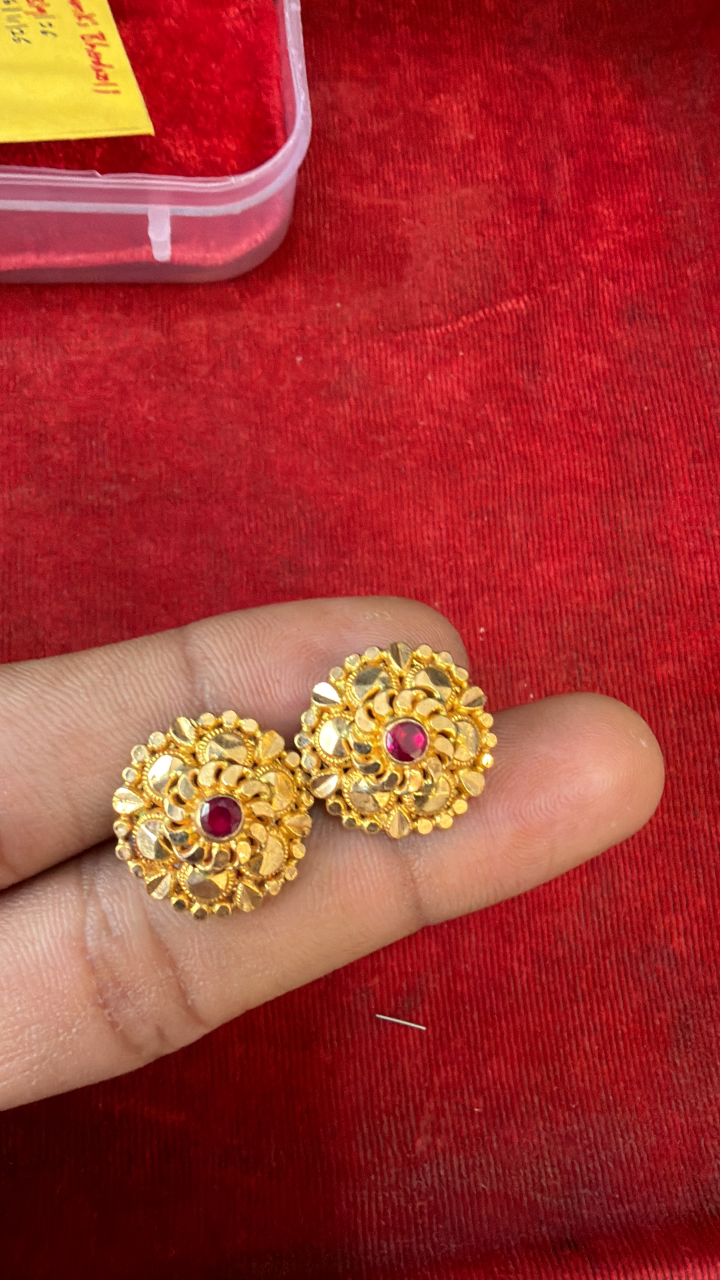
#> input picture assets/raw-jewellery/extracted/01_Earrings_Set_1_0423/IMG_0423.JPG.jpeg, 2160 x 3840 px, found by its file name (shown at 1/3 size)
$ python test_pipeline.py
#> lines starting #> are read from the running program, lines starting #| are printed output that depends on the picture; after the words box and inside, x2 and y2 are one past the last pixel; in counts of white or black regions, pixels touching at a corner belong together
import os
import cv2
import numpy as np
from PIL import Image

# Test segmentation and background replacement on IMG_0423 (Earrings Set 1)
raw_path = os.path.join('assets', 'raw-jewellery', 'extracted', '01_Earrings_Set_1_0423', 'IMG_0423.JPG.jpeg')
img = cv2.imread(raw_path)
#> img is the input picture: shape (3840, 2160, 3); mean B, G, R 49.7, 54.7, 163.7
h, w = img.shape[:2]

# Downscale slightly for test if huge, but let's test full or half res
scale = 0.5
small = cv2.resize(img, (int(w*scale), int(h*scale)), interpolation=cv2.INTER_AREA)
sh, sw = small.shape[:2]

# Red velvet background segmentation
# Convert to HSV and LAB
hsv = cv2.cvtColor(small, cv2.COLOR_BGR2HSV)
#> hsv: shape (1920, 1080, 3); mean H, S, V 119, 196, 163.9
lab = cv2.cvtColor(small, cv2.COLOR_BGR2LAB)
#> lab: shape (1920, 1080, 3); mean of channels 0, 1, 2 104.7, 169, 158.4

# Red in HSV: H < 12 or H > 168, S > 50, V > 40
m1 = cv2.inRange(hsv, np.array([0, 45, 30]), np.array([12, 255, 255]))
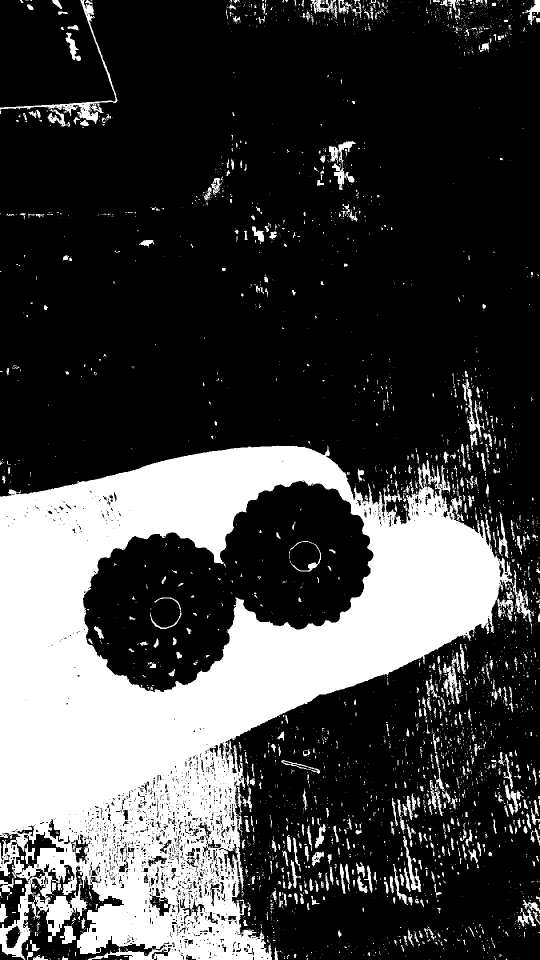
#> m1: shape (1920, 1080) (shown at 1/2 size); 26.6% white; 3559 white regions (2992 under 20 px), largest, box (x1, y1, x2, y2) and area: (0, 891, 1026, 1920) 485481, (0, 0, 235, 248) 3354, (658, 282, 712, 380) 1684
m2 = cv2.inRange(hsv, np.array([168, 45, 30]), np.array([180, 255, 255]))
#> m2: shape (1920, 1080); 64.7% white; 3455 black regions (2924 under 20 px), largest, box (x1, y1, x2, y2) and area: (0, 891, 1026, 1920) 620383, (0, 0, 235, 248) 44584, (57, 3, 464, 386) 9364
red_bg = m1 | m2
#> red_bg: shape (1920, 1080); 91.2% white; 109 black regions (95 under 20 px), largest, box (x1, y1, x2, y2) and area: (166, 962, 747, 1384) 131340, (0, 0, 231, 215) 40047, (57, 3, 464, 386) 9364

# Also in LAB, red velvet has high A channel (A > 145)
lab_red = lab[:, :, 1] > 140
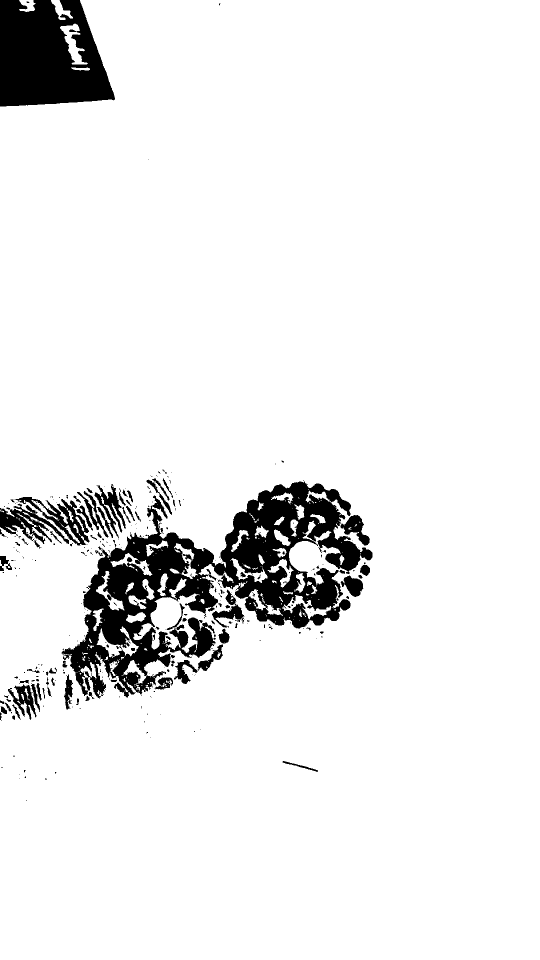
#> lab_red: shape (1920, 1080) bool (shown at 1/2 size); 92.4% white; 354 black regions (258 under 20 px), largest, box (x1, y1, x2, y2) and area: (123, 963, 745, 1397) 91580, (0, 0, 230, 213) 37538, (0, 1007, 138, 1088) 3897
red_bg = red_bg | lab_red

# Exclude bottom skin/fingers if present
ycrcb = cv2.cvtColor(small, cv2.COLOR_BGR2YCrCb)
#> ycrcb: shape (1920, 1080, 3); mean of channels 0, 1, 2 86.9, 182.9, 107.1
skin = (cv2.inRange(ycrcb, np.array([0, 133, 77]), np.array([255, 173, 127])) > 0) & \
       (cv2.inRange(hsv, np.array([0, 30, 80]), np.array([25, 170, 255])) > 0)
#> skin: shape (1920, 1080) bool; 19.8% white; 540 white regions (426 under 20 px), largest, box (x1, y1, x2, y2) and area: (0, 894, 996, 1667) 383554, (611, 991, 678, 1072) 2282, (516, 1158, 601, 1223) 2271

# Object is NOT red and NOT skin (for pure jewellery extraction)
# In IMG_0423, fingers are at the bottom hook / base
jewel_fg = (~red_bg) & (~skin)
#> jewel_fg: shape (1920, 1080); values 0 (black) and 1 (white), 3.7% white; 563 white regions (412 under 20 px), largest, box (x1, y1, x2, y2) and area: (0, 0, 230, 213) 37126, (452, 994, 581, 1150) 5710, (469, 1150, 680, 1249) 3622

# Morphological cleanup
kernel = cv2.getStructuringElement(cv2.MORPH_ELLIPSE, (3, 3))
jewel_fg = cv2.morphologyEx(jewel_fg.astype(np.uint8)*255, cv2.MORPH_OPEN, kernel)
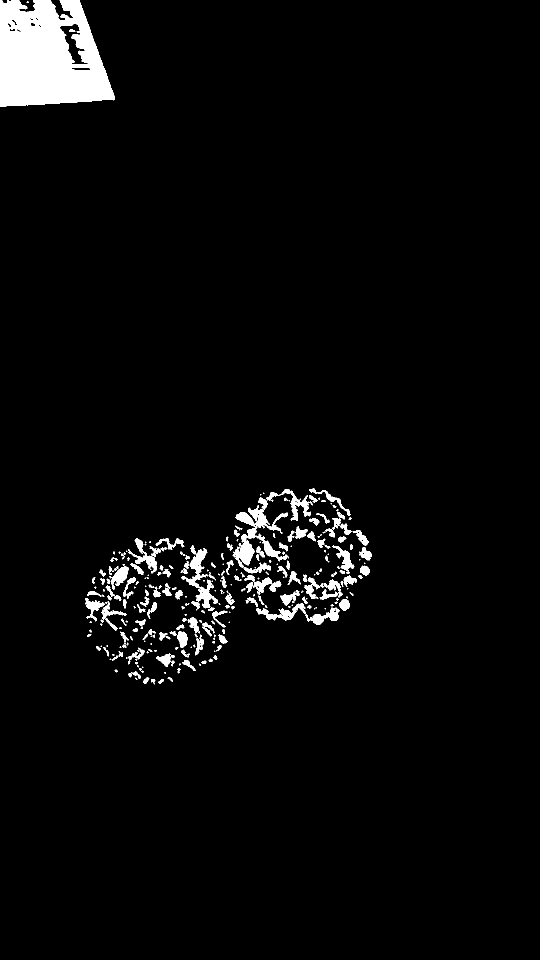
#> jewel_fg: shape (1920, 1080) (shown at 1/2 size); 3.5% white; 316 white regions (128 under 20 px)

# Find main earring contour
cnts, _ = cv2.findContours(jewel_fg, cv2.RETR_EXTERNAL, cv2.CHAIN_APPROX_SIMPLE)
#> cnts = 315 contours, 165 with area under 20; largest, box (x1, y1, x2, y2) and area: (0, 0, 230, 213) 38775, (465, 1010, 578, 1136) 3936, (363, 1090, 436, 1217) 2190, (533, 978, 626, 1042) 1110, (512, 1206, 612, 1241) 1029
large_cnts = [c for c in cnts if cv2.contourArea(c) > (sw*sh*0.01)]
#> large_cnts = 1 contour; box (x1, y1, x2, y2) and area: (0, 0, 230, 213) 38775

mask = np.zeros((sh, sw), dtype=np.uint8)
cv2.drawContours(mask, large_cnts, -1, 255, -1)
#> mask: shape (1920, 1080); 1.9% white; 1 white region, box (x1, y1, x2, y2) and area: (0, 0, 230, 213) 39274
# Slight feathering on edge
mask_blur = cv2.GaussianBlur(mask, (5, 5), 1.5)
alpha = (mask_blur.astype(np.float32) / 255.0)[:, :, np.newaxis]

# Create warm ivory luxury studio background (e.g. #F8F6F0 = RGB 248, 246, 240 -> BGR 240, 246, 248)
bg = np.ones((sh, sw, 3), dtype=np.float32)
# Subtle soft radial vignette
y_coords, x_coords = np.ogrid[:sh, :sw]
center_dist = np.sqrt(((x_coords - sw/2)/(sw/2))**2 + ((y_coords - sh/2)/(sh/2))**2)
vignette = 1.0 - 0.04 * np.clip(center_dist, 0, 1.5)
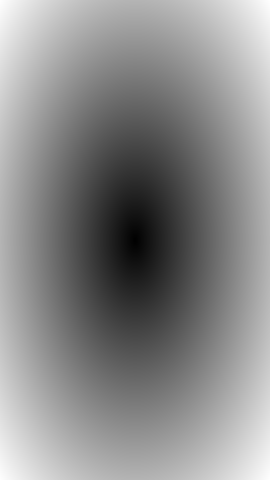
#> center_dist: shape (1920, 1080) float64 (shown at 1/4 size); min 0, max 1.41, mean 0.765; drawn with min black and max white
bg[:, :, 0] = 238 * vignette
bg[:, :, 1] = 244 * vignette
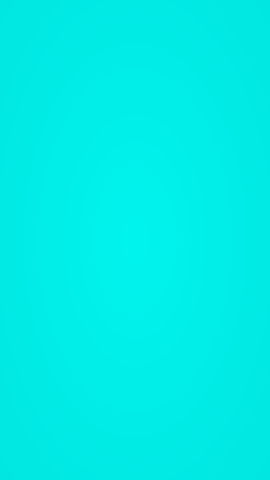
#> bg: shape (1920, 1080, 3) float32 (shown at 1/4 size); mean of channels 0, 1, 2 228.2, 232.9, 1; drawn as B, G, R
bg[:, :, 2] = 247 * vignette

# Generate soft drop shadow from mask
shadow_mask = cv2.GaussianBlur(mask, (31, 31), 10)
# Shift shadow slightly down and right
M = np.float32([[1, 0, 8], [0, 1, 14]])
shifted_shadow = cv2.warpAffine(shadow_mask, M, (sw, sh))
shadow_alpha = (shifted_shadow.astype(np.float32) / 255.0) * 0.28
shadow_alpha = shadow_alpha[:, :, np.newaxis]

# Apply shadow to background
bg = bg * (1.0 - shadow_alpha)

# Composite jewellery
comp = small.astype(np.float32) * alpha + bg * (1.0 - alpha)
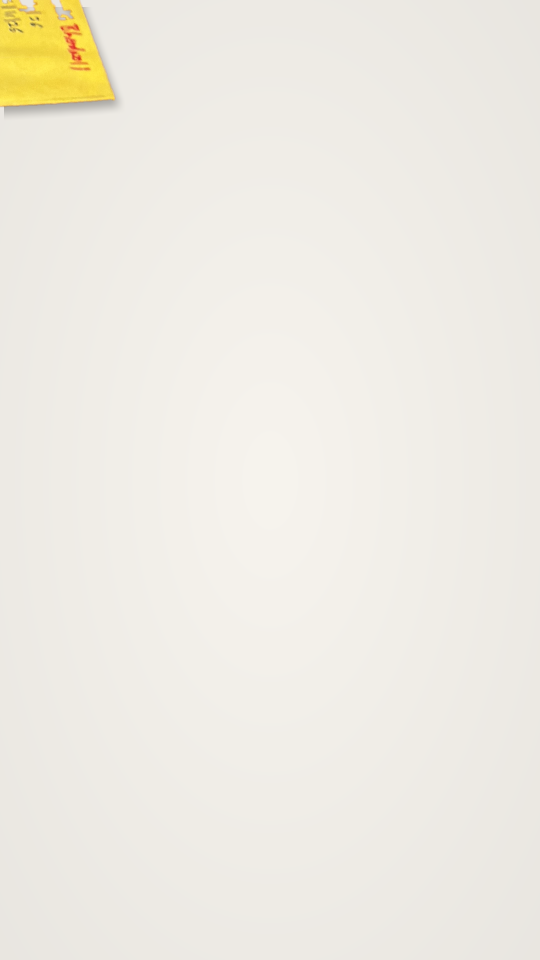
#> comp: shape (1920, 1080, 3) float32 (shown at 1/2 size); mean B, G, R 225.3, 232.4, 237.6
comp = np.clip(comp, 0, 255).astype(np.uint8)

os.makedirs('scripts/test_out', exist_ok=True)
cv2.imwrite('scripts/test_out/test_comp_0423.jpg', comp)
print("Test composite saved to scripts/test_out/test_comp_0423.jpg")

$ run again, with assets/raw-jewellery/extracted/01_Earrings_Set_1_0423/IMG_0428.JPG.jpeg copied over assets/raw-jewellery/extracted/01_Earrings_Set_1_0423/IMG_0423.JPG.jpeg
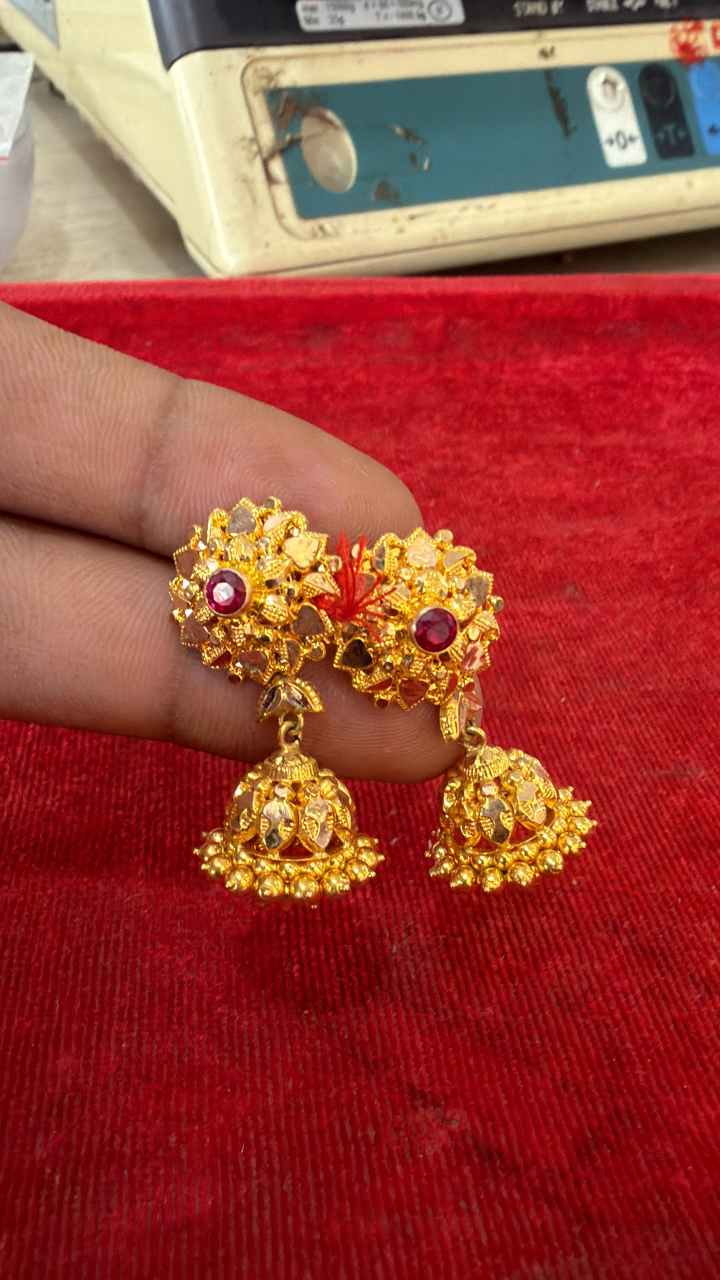
#> input picture assets/raw-jewellery/extracted/01_Earrings_Set_1_0423/IMG_0428.JPG.jpeg, 2160 x 3840 px, found by its file name (shown at 1/3 size)
#> img is the input picture: shape (3840, 2160, 3); mean B, G, R 56.8, 67.1, 156
#> hsv: shape (1920, 1080, 3); mean H, S, V 99.8, 180.1, 158.3
#> lab: shape (1920, 1080, 3); mean of channels 0, 1, 2 109.6, 160.7, 156.9
#> `m1 = cv2.inRange(hsv, np.array([0, 45, 30]), np.array([12, 255, 255]))`:
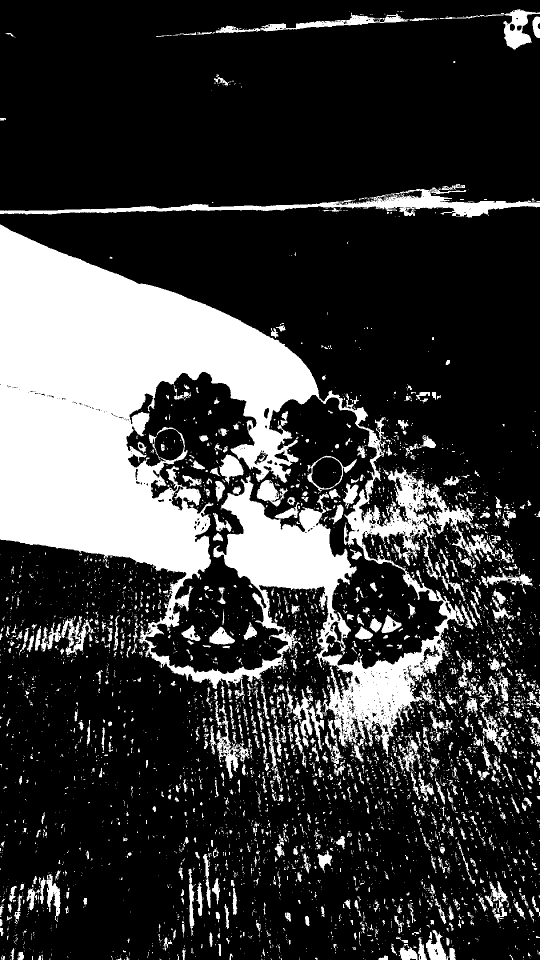
#> m1: shape (1920, 1080) (shown at 1/2 size); 22.8% white; 5148 white regions (4305 under 20 px), largest, box (x1, y1, x2, y2) and area: (0, 449, 951, 1526) 340501, (0, 368, 1080, 435) 13989, (394, 25, 875, 69) 3919
#> m2: shape (1920, 1080); 49.4% white; 816 white regions (762 under 20 px), largest, box (x1, y1, x2, y2) and area: (0, 412, 1080, 1920) 1014222, (623, 914, 684, 977) 2939, (309, 858, 368, 921) 2164
#> lab_red: shape (1920, 1080) bool; 75.4% white; 613 black regions (381 under 20 px), largest, box (x1, y1, x2, y2) and area: (0, 0, 1080, 422) 441544, (310, 744, 503, 897) 12506, (545, 791, 739, 930) 9306
#> ycrcb: shape (1920, 1080, 3); mean of channels 0, 1, 2 92.6, 173.3, 107.9
#> skin: shape (1920, 1080) bool; 22.1% white; 1242 white regions (1050 under 20 px), largest, box (x1, y1, x2, y2) and area: (0, 451, 679, 1108) 219205, (0, 25, 1080, 425) 192508, (466, 1010, 653, 1140) 11133
#> cnts = 575 contours, 358 with area under 20; largest, box (x1, y1, x2, y2) and area: (399, 83, 1080, 328) 114867, (0, 0, 1080, 403) 109853, (839, 340, 1080, 405) 7730, (631, 840, 713, 930) 2053, (575, 793, 662, 860) 1288
#> large_cnts = 2 contours; box (x1, y1, x2, y2) and area: (399, 83, 1080, 328) 114867, (0, 0, 1080, 403) 109853
#> mask: shape (1920, 1080); 11% white; 2 white regions, box (x1, y1, x2, y2) and area: (399, 83, 1080, 328) 115959, (0, 0, 1080, 403) 111913
#> `comp = small.astype(np.float32) * alpha + bg * (1.0 - alpha)`:
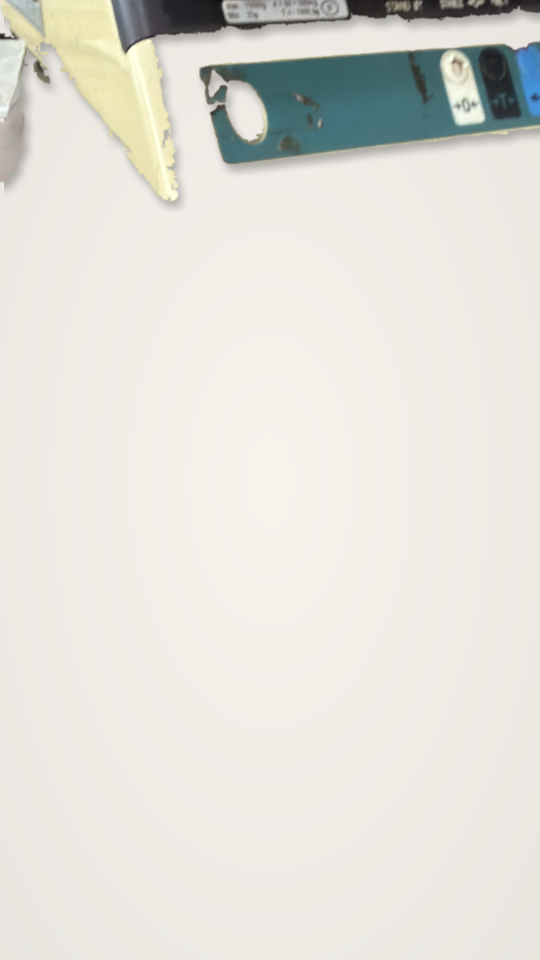
#> comp: shape (1920, 1080, 3) float32 (shown at 1/2 size); mean B, G, R 217.2, 222, 224.3
